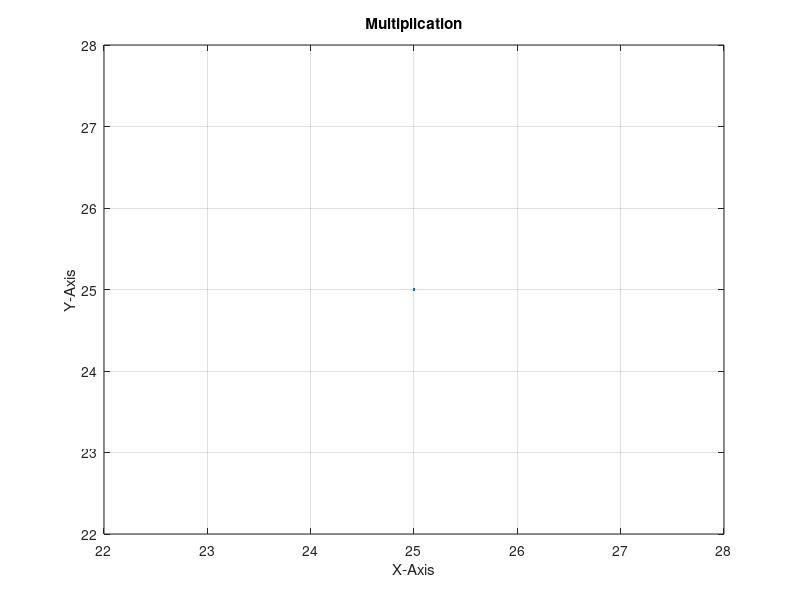

Reproduce this figure in MATLAB.
clear, clc

%MATLAB Code for Skyblock players to do multiplication.

Variable = input('Type in a number:');

Variable2 = input('Type in another number:');

Answer = Variable*Variable2;

disp(['Answer is:' num2str(Answer)])

x = Answer;
y = Answer;

plot(x,y),'r';'Marker';'*';
title('Multiplication'),
xlabel('X-Axis'), ylabel('Y-Axis'),grid,